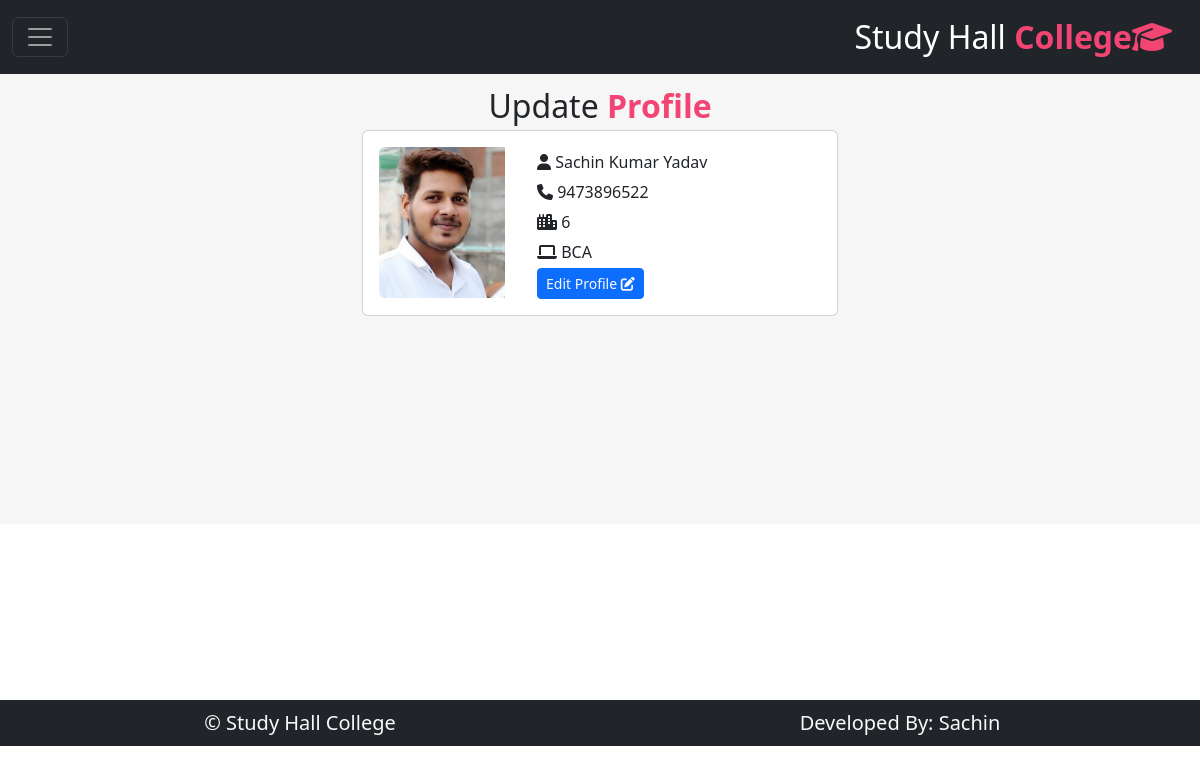
Before: /student/uprofile/ (signed in) with the older database file.
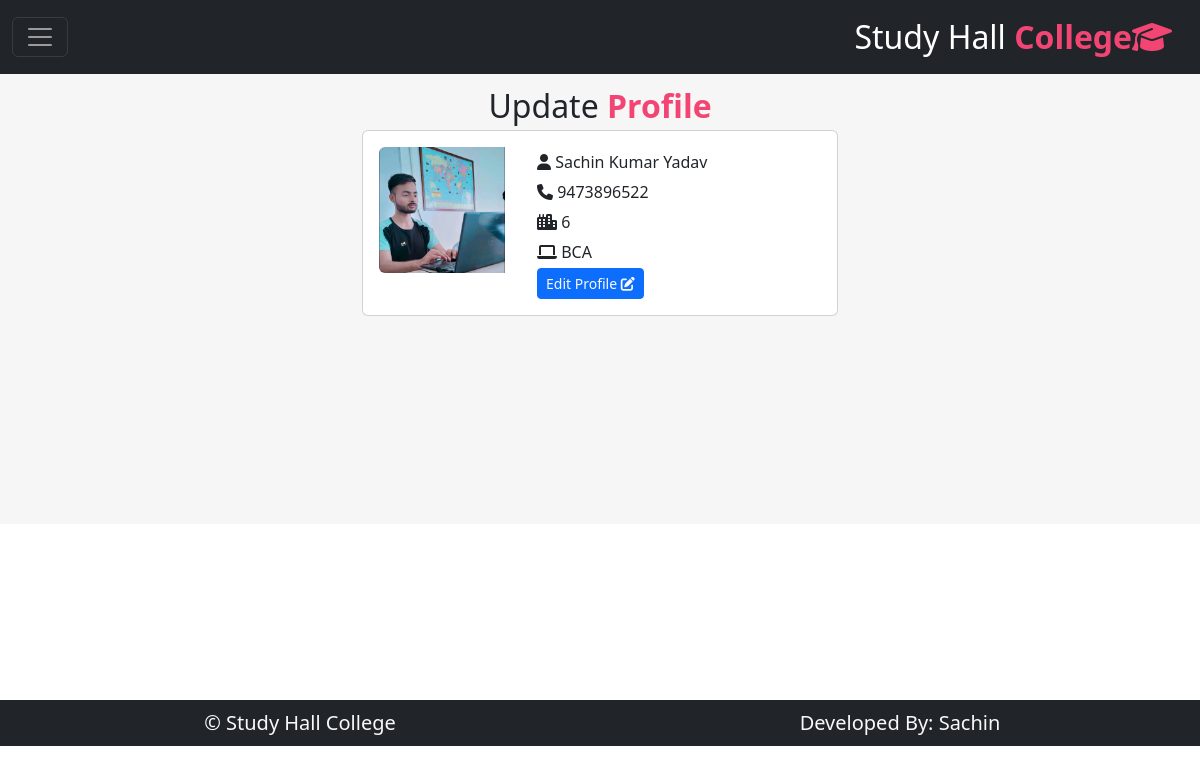
After: the same page with the newer database file.
### student/models.py (models this page shows, shortened)
class student(models.Model):
    student_ID=models.CharField(max_length=15,null=True)
    name=models.CharField(max_length=200, null=True)
    email=models.EmailField(primary_key=True,max_length=200)
    admit_year=models.DateField(null=True)
    passwd=models.CharField(max_length=100,null=True)
    mobile=models.IntegerField(null=True)
    pic=models.ImageField(upload_to='static/profie/',null=True)
    role=models.CharField(max_length=100,null=True,default='Student')
    department=models.ForeignKey(department,on_delete=models.CASCADE)
    semester=models.ForeignKey(semester,on_delete=models.CASCADE)

class semester(models.Model):
    semester=models.CharField(max_length=50,null=True)
    def __str__(self):
        return self.semester

class department(models.Model):
    department_name=models.CharField(max_length=100,null=True)
    def __str__(self):
        return self.department_name

### student/views.py (the view, shortened to what this page needs)
# urls.py: path('uprofile/',views.uprofile),
def uprofile(request):
    user=request.session.get('user')
    udata=student.objects.filter(email=user)
    upd=student.objects.get(email=user)
    oldpasswd=request.POST.get('opasswd')
    md={"udata":udata}
    return render(request,'student/uprofile.html',md)

### templates/student/uprofile.html (shortened to what this page needs)
{% extends 'studentbase.html'%}
{% load static %}
{% block studentzone %}
<div class="text-center fs-2 mt-2">
    Update <B class="txt-mycolor1">Profile</B>
</div>
<div class="row">
    <div class="col-sm-5 mx-auto">
        {% for j in udata %}
        <div class="card mb-3">
  <div class="row g-0">
    <div class="col-md-4 p-3">
      <img src="/{{j.pic}}" class="img-fluid rounded-start" style="max-height:180px;" alt="...">
    </div>
    <div class="col-md-8">
      <div class="card-body">
        <p class="card-text" style="line-height:30px; font-size:16px;">
            <i class="fa-solid fa-user"></i> {{j.name}}<br/>
            <i class="fa-solid fa-phone"></i> {{j.mobile}}<br/>
            <i class="fa-solid fa-city"></i> {{j.semester}}<br/>
            <i class="fa-solid fa-laptop"></i> {{j.department}}<br/>
            <a href="#" class="btn btn-primary text-light btn-sm" onclick="demo()">
                Edit Profile <i class="fa-solid fa-pen-to-square"></i>
            </a>
        </p>
      </div>
    </div>
  </div>
</div>
        {% endfor %}
    </div>
</div>
{% endblock %}

Changed rows visible on the page:
changed student "Sachin Kumar Yadav": pic: a different picture
